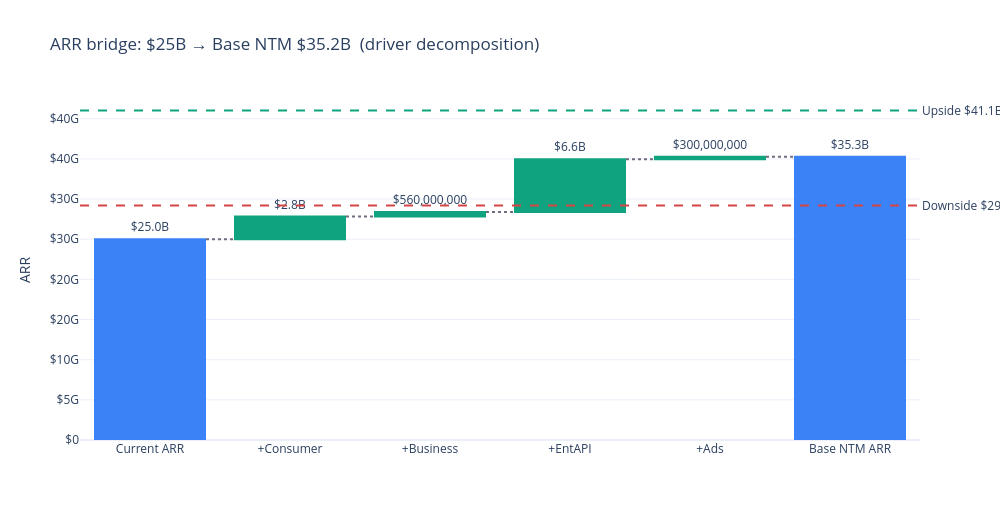

This figure's notebook cell:
### Code cell
# 9.4 Charts: waterfall + fan + histogram
# Waterfall (plotly — interactive #2)
seg_lift = {k: scen_growth['Base'][k] * mix0[k] * ANCHORS['arr_total'] for k in mix0}
labels = ['Current ARR'] + [f"+{k}" for k in seg_lift] + ['Base NTM ARR']
values = [ANCHORS['arr_total']] + list(seg_lift.values()) + [scenarios.loc[scenarios.scenario=='Base', 'nb_arr'].iloc[0]]
measure = ['absolute'] + ['relative'] * len(seg_lift) + ['total']

fig = go.Figure(go.Waterfall(
    orientation='v', measure=measure, x=labels, y=values,
    text=[dollars(v) for v in values], textposition='outside',
    increasing=dict(marker=dict(color=PALETTE['green'])),
    decreasing=dict(marker=dict(color=PALETTE['red'])),
    totals=dict(marker=dict(color=PALETTE['blue'])),
    connector=dict(line=dict(color=PALETTE['slate'], dash='dot')),
))
# Add upside/downside markers
fig.add_hline(y=scenarios.loc[scenarios.scenario=='Upside', 'nb_arr'].iloc[0],
              line=dict(color=PALETTE['green'], dash='dash'),
              annotation_text=f"Upside {dollars(41.1e9)}", annotation_position='right')
fig.add_hline(y=scenarios.loc[scenarios.scenario=='Downside', 'nb_arr'].iloc[0],
              line=dict(color=PALETTE['red'], dash='dash'),
              annotation_text=f"Downside {dollars(29.2e9)}", annotation_position='right')
fig.update_layout(
    title='ARR bridge: $25B → Base NTM $35.2B  (driver decomposition)',
    yaxis=dict(title='ARR', tickformat='$,.0s'),
    template='plotly_white', height=520, width=1000,
)
fig.show()

### Figure 1 — Plotly figure (JSON) as saved in the notebook; plotly's stock layout.template omitted (floating-point values rounded to 4 significant figures)
{"data": [{"connector": {"line": {"color": "#6e6e80", "dash": "dot"}}, "decreasing": {"marker": {"color": "#d64545"}}, "increasing": {"marker": {"color": "#10a37f"}}, "measure": ["absolute", "relative", "relative", "relative", "relative", "total"], "orientation": "v", "text": ["$25.0B", "$2.8B", "$560,000,000", "$6.6B", "$300,000,000", "$35.3B"], "textposition": "outside", "totals": {"marker": {"color": "#3b82f6"}}, "type": "waterfall", "x": ["Current ARR", "+Consumer", "+Business", "+EntAPI", "+Ads", "Base NTM ARR"], "y": [25000000000.0, 2820000000.0, 560000000.0, 6580000000.0, 300000000.0, 35260000000.0]}], "layout": {"annotations": [{"showarrow": false, "text": "Upside $41.1B", "x": 1, "xanchor": "left", "xref": "x domain", "y": 41020000000.0, "yanchor": "middle", "yref": "y"}, {"showarrow": false, "text": "Downside $29.2B", "x": 1, "xanchor": "left", "xref": "x domain", "y": 29190000000.0, "yanchor": "middle", "yref": "y"}], "height": 520, "shapes": [{"line": {"color": "#10a37f", "dash": "dash"}, "type": "line", "x0": 0, "x1": 1, "xref": "x domain", "y0": 41020000000.0, "y1": 41020000000.0, "yref": "y"}, {"line": {"color": "#d64545", "dash": "dash"}, "type": "line", "x0": 0, "x1": 1, "xref": "x domain", "y0": 29190000000.0, "y1": 29190000000.0, "yref": "y"}], "title": {"text": "ARR bridge: $25B → Base NTM $35.2B  (driver decomposition)"}, "width": 1000, "yaxis": {"tickformat": "$,.0s", "title": {"text": "ARR"}}}}
